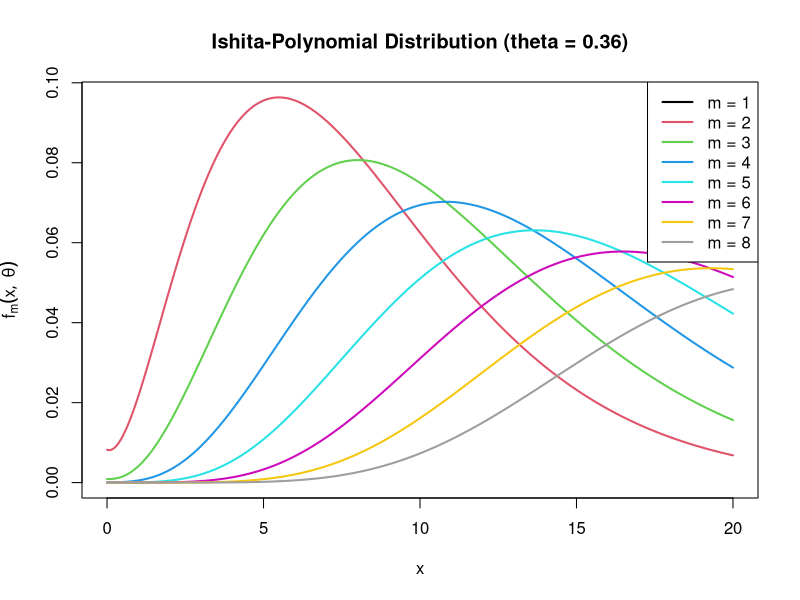

Reproduce this figure in R.
# parameter
theta <- 0.36

#  x values
x <- seq(0, 20, length = 1000)

#  C_m(theta)
C_m <- function(m, theta){
  
  if(m == 1){
    # For m=1 (only theta term)
    val <- 1
  } else if(m == 2){
    val <- 1 + 2/theta^3
  } else {
    val <- 1 + 2/theta^3
    for(k in 3:m){
      val <- val + factorial(k)/theta^(k+1)
    }
  }
  
  return(1/val)
}

# Ishita-Polynomial pdf
f_m <- function(x, m, theta){
  
  poly_part <- theta + x^2
  
  if(m >= 3){
    for(k in 3:m){
      poly_part <- poly_part + x^k
    }
  }
  
  return(C_m(m, theta) * poly_part * exp(-theta * x))
}

# Plot setup
plot(x, f_m(x,1,theta), type="l", lwd=2, col=1,
     ylim=c(0, max(f_m(x,2,theta))),
     ylab = expression(f[m](x,~theta)),
     xlab="x",
     main="Ishita-Polynomial Distribution (theta = 0.36)")

#  curves for m = 2 to 8
for(m in 2:8){
  lines(x, f_m(x,m,theta), lwd=2, col=m)
}

legend("topright",
       legend=paste("m =", 1:8),
       col=1:8,
       lwd=2)
